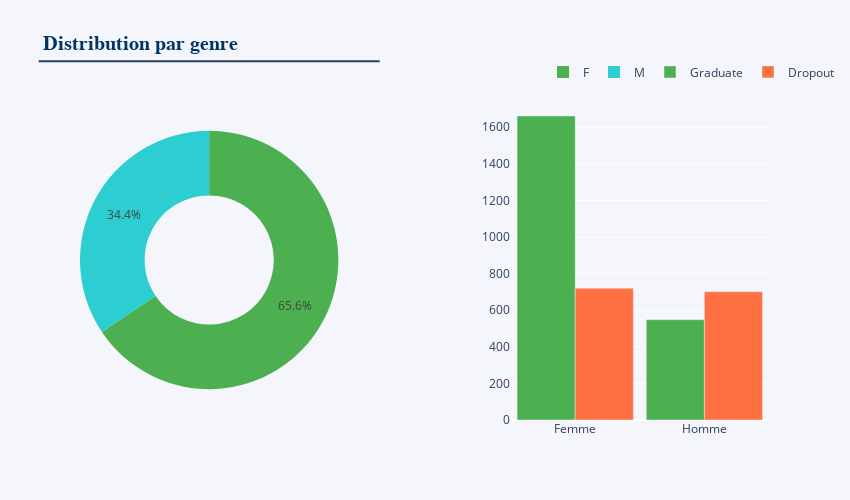

The notebook cell this image was saved under:
### Code cell
gender_labels = ['F', 'M']
gender_values=dataEtudeSup['Gender'].value_counts().tolist()
fig = go.Figure()
fig = make_subplots(rows=1, cols=2, specs=[[{'type':'pie'}, {'type':'bar'}]],horizontal_spacing = 0.25)

fig.add_trace(go.Pie(labels=gender_labels, values=gender_values, name='Gender Distribution',
                     marker_colors=["#4CAF50","#2CCED2"],hole=0.5),row=1, col=1)
att = dataEtudeSup.groupby(['Gender','Target']).agg(count =('Target','count')).reset_index()

fig.add_trace(go.Bar(x = att[att.Target =='Graduate']['Gender'], y = att[att.Target =='Graduate']["count"],
                     name = 'Graduate',
    marker = dict(color="#4CAF50")),row=1, col=2)
fig.add_trace(go.Bar(x = att[att.Target =='Dropout']['Gender'], y = att[att.Target =='Dropout']["count"],
                     name = 'Dropout',
    marker = dict(color ="#FF7043")),row=1, col=2)
fig.add_trace(go.Bar(x = att[att.Target =='Enrolled']['Gender'], y = att[att.Target =='Enrolled']["count"],
                     name = 'Enrolled',
    marker = dict(color ="#42A5F5")),row=1, col=2)

fig.update_layout(height = 500, width = 850, bargap = 0.1, xaxis = dict(tickmode ='linear'),
                  title_text ="<b>Distribution par genre</b>",paper_bgcolor ="#F4F6FB",
                  plot_bgcolor ="#F4F6FB",
                  title_font = dict(size = 20, family ='Verdana', color ='#003566'),
                  hoverlabel = dict(font_size = 13))
fig.update_layout(shapes = [dict(type ="line", xref ='paper', yref ='paper',
                                 x0 = -0.06, y0 = 1.121, x1 = 0.435, y1 = 1.121)])
fig.update_layout(legend = dict(orientation ="h", yanchor ="top", y = 1.133, xanchor ="right", x = 1.1))


fig.update_layout(
    xaxis=dict(
        tickmode='array',
        tickvals=['0', '1'],
        ticktext=['Femme', 'Homme']
    )
)

fig.show()

### Figure 1 — Plotly figure (JSON) as saved in the notebook; plotly's stock layout.template omitted (floating-point values rounded to 4 significant figures)
{"data": [{"domain": {"x": [0, 0.375], "y": [0, 1]}, "hole": 0.5, "labels": ["F", "M"], "marker": {"colors": ["#4CAF50", "#2CCED2"]}, "name": "Gender Distribution", "type": "pie", "values": [2381, 1249]}, {"marker": {"color": "#4CAF50"}, "name": "Graduate", "type": "bar", "x": [0, 1], "xaxis": "x", "y": [1661, 548], "yaxis": "y"}, {"marker": {"color": "#FF7043"}, "name": "Dropout", "type": "bar", "x": [0, 1], "xaxis": "x", "y": [720, 701], "yaxis": "y"}, {"marker": {"color": "#42A5F5"}, "name": "Enrolled", "type": "bar", "x": [], "xaxis": "x", "y": [], "yaxis": "y"}], "layout": {"bargap": 0.1, "height": 500, "hoverlabel": {"font": {"size": 13}}, "legend": {"orientation": "h", "x": 1.1, "xanchor": "right", "y": 1.133, "yanchor": "top"}, "paper_bgcolor": "#F4F6FB", "plot_bgcolor": "#F4F6FB", "shapes": [{"type": "line", "x0": -0.06, "x1": 0.435, "xref": "paper", "y0": 1.121, "y1": 1.121, "yref": "paper"}], "title": {"font": {"color": "#003566", "family": "Verdana", "size": 20}, "text": "<b>Distribution par genre</b>"}, "width": 850, "xaxis": {"anchor": "y", "domain": [0.625, 1], "tickmode": "array", "ticktext": ["Femme", "Homme"], "tickvals": ["0", "1"]}, "yaxis": {"anchor": "x", "domain": [0, 1]}}}
